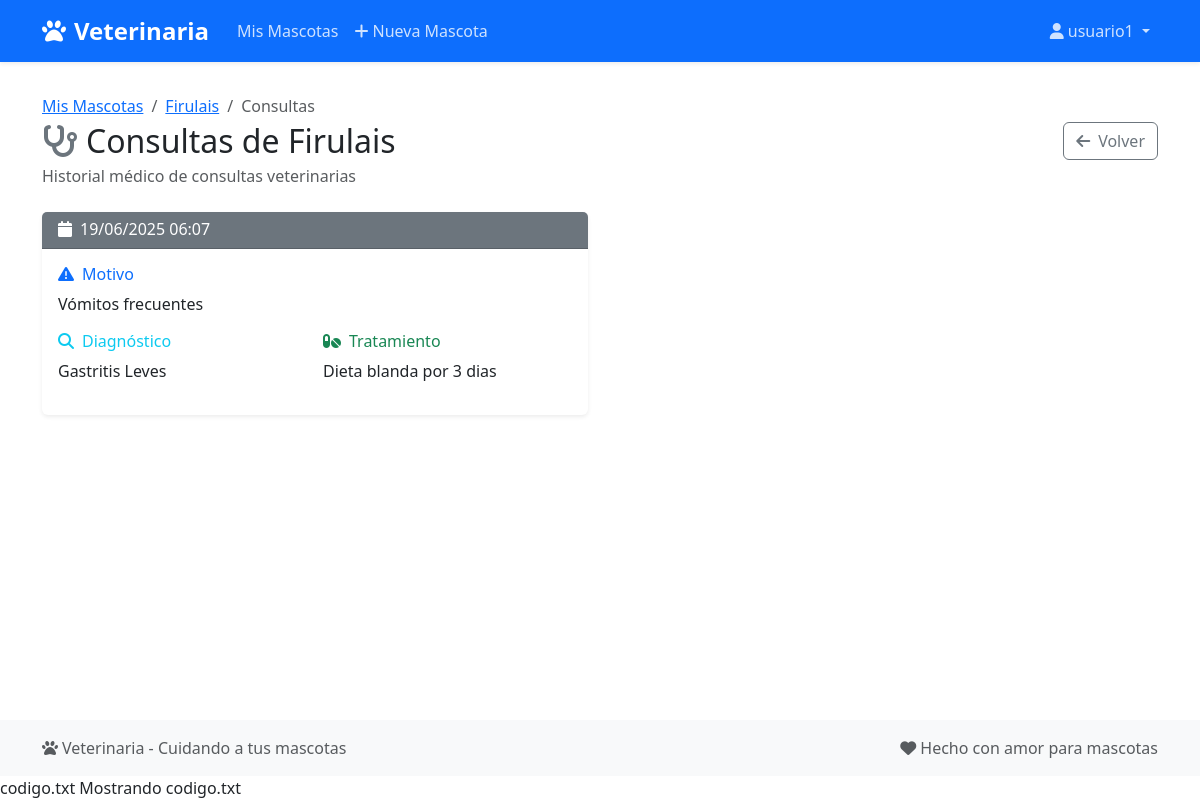
The app's page /veterinaria/mascota/19/consultas/ (signed in), older data.
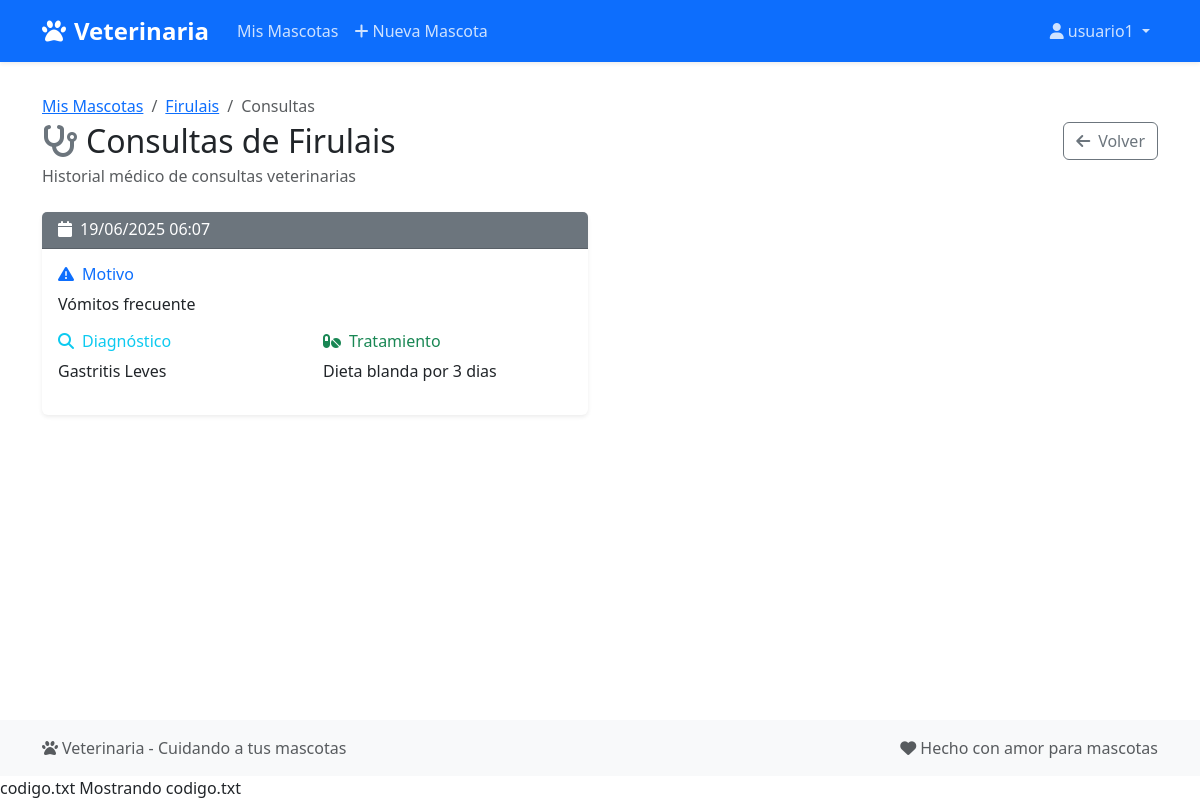
The same page, newer data.
### Veterinaria/models.py (models this page shows, shortened)
class ConsultaVeterinaria(models.Model):
    mascota = models.ForeignKey(
        Mascota, on_delete=models.CASCADE, related_name='consultas')
    fecha = models.DateTimeField(auto_now_add=True)
    motivo = models.TextField()
    diagnostico = models.TextField()
    tratamiento = models.TextField()

### Veterinaria/views.py (the view)
@login_required
def detalle_consultas(request, mascota_id):
    if request.user.is_staff:
        mascota = get_object_or_404(Mascota, id=mascota_id)
    else:
        mascota = get_object_or_404(Mascota, id=mascota_id, dueño=request.user)
    consultas = mascota.consultas.all()
    return render(request, 'veterinaria/detalle_consultas.html', {'mascota': mascota, 'consultas': consultas})

### Veterinaria/templates/veterinaria/detalle_consultas.html (shortened to what this page needs)
{% extends 'veterinaria/base.html' %}
{% block content %}
<div class="row">
    <div class="col-12">
        <div class="d-flex justify-content-between align-items-center mb-4">
            <div>
                <nav aria-label="breadcrumb">
                    <ol class="breadcrumb mb-1">
                        <li class="breadcrumb-item"><a href="{% url 'vista_mascotas' %}">Mis Mascotas</a></li>
                        <li class="breadcrumb-item"><a href="{% url 'detalle_mascota' mascota.id %}">{{ mascota.nombre }}</a></li>
                        <li class="breadcrumb-item active">Consultas</li>
                    </ol>
                </nav>
                <h2 class="mb-1">
                    <i class="fas fa-stethoscope me-2 text-secondary"></i>Consultas de {{ mascota.nombre }}
                </h2>
                <p class="text-muted mb-0">Historial médico de consultas veterinarias</p>
            </div>
            <div class="d-flex gap-2">
                <a href="{% url 'detalle_mascota' mascota.id %}" class="btn btn-outline-secondary">
                    <i class="fas fa-arrow-left me-2"></i>Volver
                </a>
            </div>
        </div>
        {% if consultas %}
            <div class="row g-4">
                {% for consulta in consultas %}
                <div class="col-lg-6">
                    <div class="card h-100 border-0 shadow-sm">
                        <div class="card-header bg-secondary text-white">
                            <div class="d-flex justify-content-between align-items-center">
                                <h6 class="mb-0">
                                    <i class="fas fa-calendar me-2"></i>{{ consulta.fecha|date:"d/m/Y H:i" }}
                                </h6>
                            </div>
                        </div>
                        <div class="card-body">
                            <div class="mb-3">
                                <div class="row g-3">
                                    <div class="col-12">
                                        <h6 class="text-primary mb-2">
                                            <i class="fas fa-exclamation-triangle me-2"></i>Motivo
                                        </h6>
                                        <p class="card-text">{{ consulta.motivo }}</p>
                                    </div>
                                    <div class="col-md-6">
                                        <h6 class="text-info mb-2">
                                            <i class="fas fa-search me-2"></i>Diagnóstico
                                        </h6>
                                        <p class="card-text">{{ consulta.diagnostico|default:"No especificado" }}</p>
                                    </div>
                                    <div class="col-md-6">
                                        <h6 class="text-success mb-2">
                                            <i class="fas fa-pills me-2"></i>Tratamiento
                                        </h6>
                                        <p class="card-text">{{ consulta.tratamiento|default:"No especificado" }}</p>
                                    </div>
                                </div>
                            </div>
                        </div>
                    </div>
                </div>
                {% endfor %}
            </div>
        {% endif %}
    </div>
</div>
{% endblock %}

Row changes from the older to the newer data that the page shows:
changed ConsultaVeterinaria "Gastritis Leves": motivo "Vómitos frecuentes" → "Vómitos frecuente"
